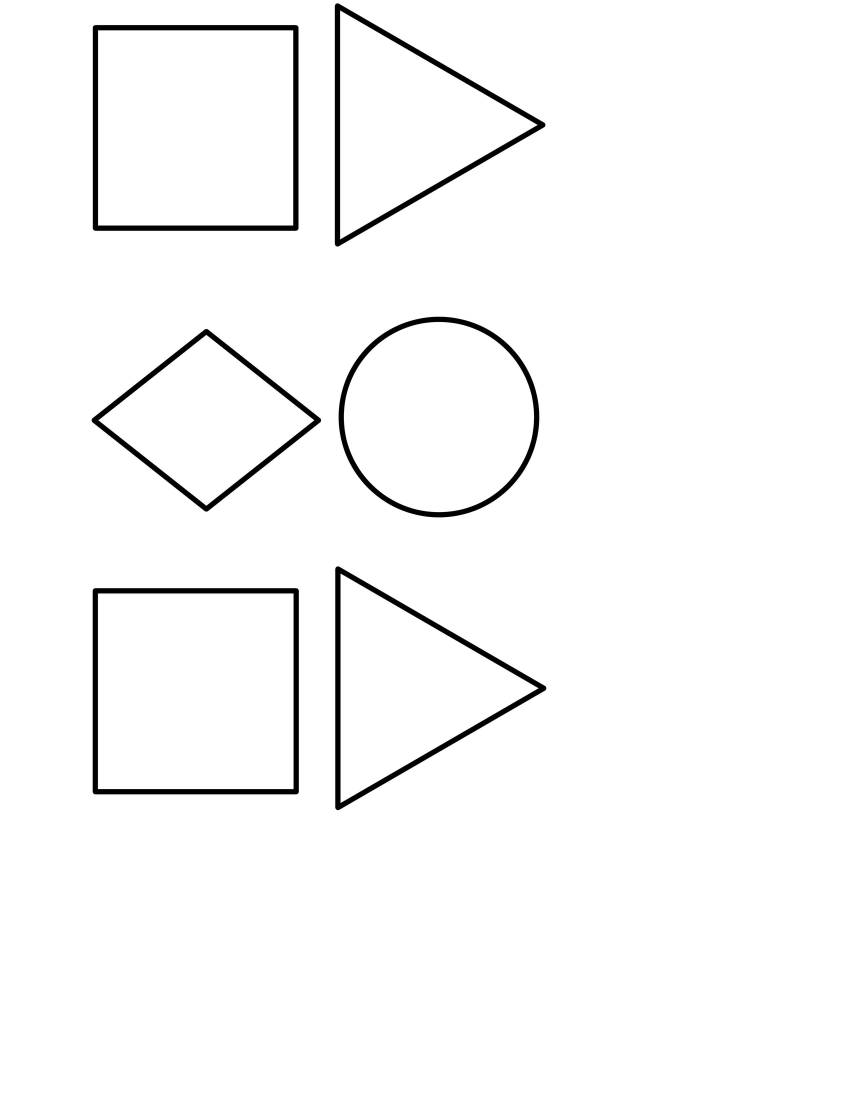
#> input picture Python/OpenCV/DL/Pics/BunchaShapes.jpeg, 2550 x 3300 px (shown at 1/3 size)
$ python sortingContours.py
#> lines starting #> are read from the running program, lines starting #| are printed output that depends on the picture; after the words box and inside, x2 and y2 are one past the last pixel; in counts of white or black regions, pixels touching at a corner belong together
#! /usr/bin/python3

import numpy as np
import cv2

image = cv2.imread( "Pics/BunchaShapes.jpeg" );
#> image is the input picture: shape (3300, 2550, 3); min 0, max 255, mean 249

image = cv2.resize( image, ( 512, 512 ) );
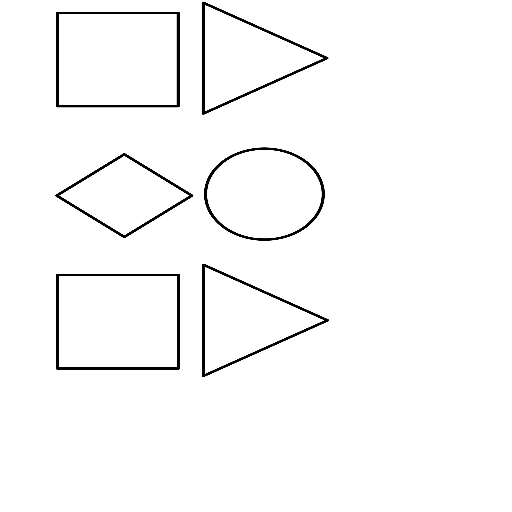
#> image: shape (512, 512, 3); min 0, max 255, mean 249.1

# Create a Black image with same dimensions as loaded image;
black = np.zeros( ( image.shape[ 0 ], image.shape[ 1 ], 3 ) );

# Create a copy of $image;
original = image.copy();

gray = cv2.cvtColor( image, cv2.COLOR_BGR2GRAY );

# Find Canny Edges;
edges = cv2.Canny( gray, 50, 200 );
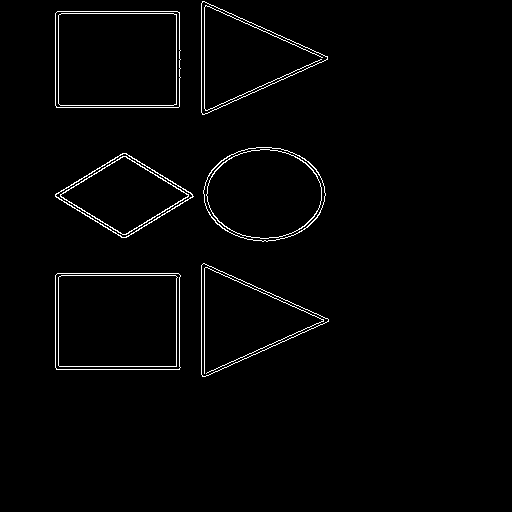
#> edges: shape (512, 512); 1.8% white in thin lines or dots, all inside (x1, y1, x2, y2) = (55, 1, 329, 377)

# Find contours and print out the number;
contours, heirarchy = cv2.findContours( edges.copy(), cv2.RETR_EXTERNAL, cv2.CHAIN_APPROX_NONE );
#> contours = 6 contours; box (x1, y1, x2, y2) and area: (55, 273, 181, 370) 11903, (55, 11, 181, 108) 11902, (203, 147, 326, 242) 8894, (201, 263, 329, 377) 7467, (201, 1, 328, 115) 7405, (55, 153, 194, 238) 6072
# print( "Number of Contours found: " + str( len( contours ) ));

# Draw All Contours;
# cv2.drawContours( black, contours, -1, ( 0, 255, 0 ), 3 );

# Draw All Contours over black image;
# cv2.drawContours( black, contours, -1, ( 0, 255, 0 ), 3 );

# cv2.imshow( "Original", original );
# cv2.imshow( "Canny Edges", edges  );
# cv2.imshow( "Contours", image  );
# cv2.imshow( "Contours over black", black );

# cv2.waitKey( 0 );
# cv2.destroyAllWindows();
